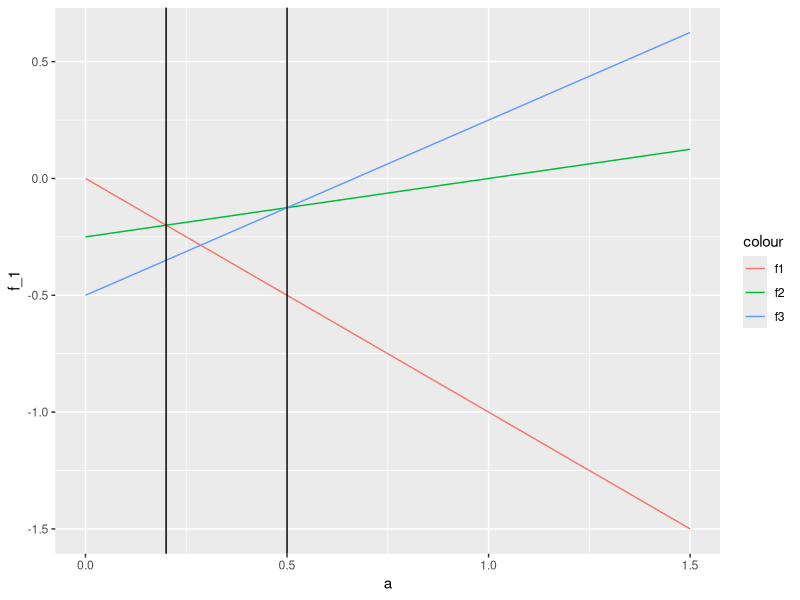
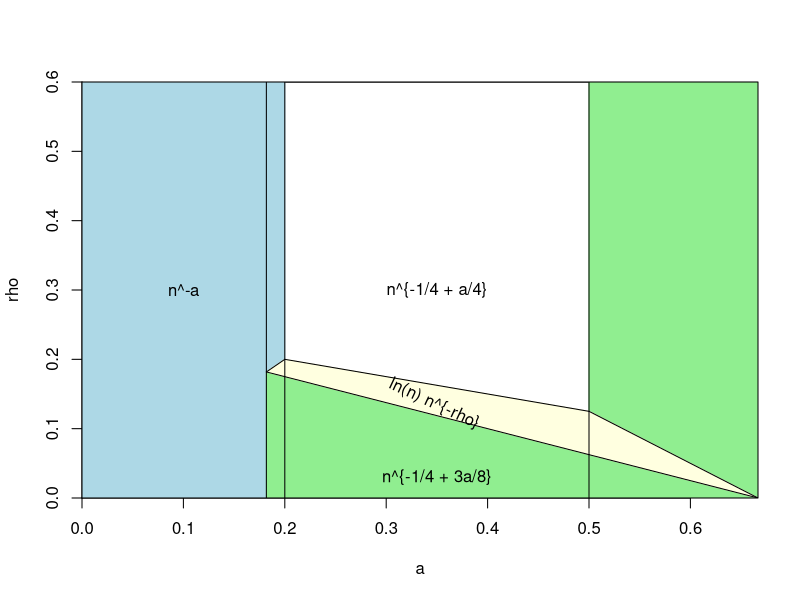
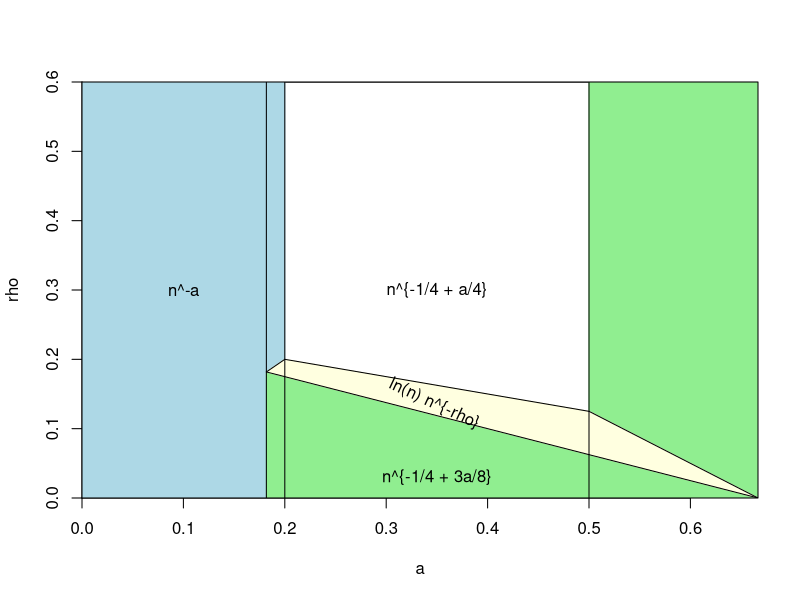

Write the R code that produced these figures, in order.
## ---- chunk 1
knitr::opts_chunk$set(echo = TRUE)
library(tidyverse)
## ---- chunk 2
vec_a = seq(0, 3/2, by = 0.1)

df = data.frame(
  a = vec_a,
  f_1 = - vec_a,
  f_2 = - 1/4 + vec_a / 4,
  f_3 = - 1/2 + 3 * vec_a / 4
)

ggplot(df) +
  geom_line(aes(x = a, y = f_1, color = "f1")) +
  geom_line(aes(x = a, y = f_2, color = "f2")) +
  geom_line(aes(x = a, y = f_3, color = "f3")) +
  geom_vline(xintercept = 1/5) +
  geom_vline(xintercept = 1/2)
## ---- chunk 3
# x-axis is a
# y-axis is rho

rhomax = 0.6

f <- function()
{plot(x = rep(2/11, 2), y = c(0, rhomax), xlim = c(0, 2/3), type = "l",
     xlab = "a", ylab = "rho", yaxs='i', xaxs='i')

# Coloring polygons
polygon(x = c(0, 2/11, 2/11, 1/5,    1/5,      0),
        y = c(0,    0, 2/11, 1/5, rhomax, rhomax) , 
        density = NA, angle = 45, border = NULL, col = "lightblue")

polygon(x = c(2/3,    2/3,    1/2, 1/2),
        y = c(  0, rhomax, rhomax, 1/8), 
        density = NA, angle = 45, border = NULL, col = "lightgreen")
polygon(x = c(2/11, 2/3, 2/11),
        y = c(   0,   0, 2/11), 
        density = NA, angle = 45, border = NULL, col = "lightgreen")

polygon(x = c(2/11, 2/3, 1/2, 1/5),
        y = c(2/11,   0, 1/8, 1/5), 
        density = NA, angle = 45, border = NULL, col = "lightyellow")

lines(x = rep(2/11, 2), y = c(0, rhomax))

# first interval
lines(x = rep(1/5, 2), y = c(0, rhomax))
text(labels = "n^-a", x = 0.1, y = rhomax * 0.5)

# second interval
lines(x = rep(1/2, 2), y = c(0, rhomax))
lines(x = c(2/11, 1/5), y = c(2/11, 1/5))
# text(labels = "n^-a", x = 0.18, y = 0.6)
lines(x = c(2/11, 1/5), y = 1/4 - 3 * c(2/11, 1/5) / 8)

# third interval
lines(x = c(1/5, 1/2), y = 1/4 - 3 * c(1/5, 1/2) / 8)
text(labels = "n^{-1/4 + 3a/8}", x = 0.35, y = 0.03)
text(labels = "ln(n) n^{-rho}", x = 0.35, y = 0.158, 
     adj = 0, srt = -25, pos = 1)
lines(x = c(1/5, 1/2), y = 1/4 - c(1/5, 1/2) / 4)
text(labels = "n^{-1/4 + a/4}", x = 0.35, y = rhomax * 0.5)
# fourth interval
lines(x = c(1/2, 2/3), y = 1/2 - 3 * c(1/2, 2/3) / 4)
lines(x = c(1/2, 2/3), y = 1/4 - 3 * c(1/2, 2/3) / 8)
# 
# lines(x = rep(2/3, 2), y = c(0, rhomax))
# text(labels = "n^{-1/2 + 3a/4}", x = 1, y = rhomax * 0.5)

# Drawing again the box around
polygon(c(0, 2/3, 2/3, 0),
        c(0, 0, rhomax, rhomax))
}

f()
## ---- chunk 4
# x-axis is a
# y-axis is rho

rhomax = 0.6

pdf("error_regimes.pdf", width = 10, height = 8)

f()

dev.off()
